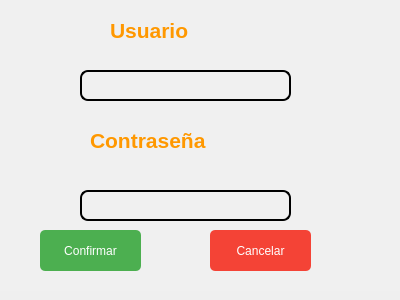
<?xml version="1.0" encoding="UTF-8"?>
<ui version="4.0">
 <class>LoginDialog</class>
 <widget class="QDialog" name="LoginDialog">
  <property name="geometry">
   <rect>
    <x>0</x>
    <y>0</y>
    <width>400</width>
    <height>300</height>
   </rect>
  </property>
  <property name="windowTitle">
   <string>Dialog</string>
  </property>
  <property name="styleSheet">
   <string notr="true">#centralWidget {
    background-image: url(:/images/fondo.jpg);
    background-repeat: no-repeat;
    background-position: center;
}
</string>
  </property>
  <widget class="QStackedWidget" name="stackedWidget">
   <property name="geometry">
    <rect>
     <x>0</x>
     <y>-10</y>
     <width>401</width>
     <height>301</height>
    </rect>
   </property>
   <property name="styleSheet">
    <string notr="true">background-color: #f0f0f0;
</string>
   </property>
   <property name="currentIndex">
    <number>1</number>
   </property>
   <widget class="QWidget" name="formulario">
    <widget class="QPushButton" name="btnIngresar">
     <property name="geometry">
      <rect>
       <x>100</x>
       <y>80</y>
       <width>211</width>
       <height>51</height>
      </rect>
     </property>
     <property name="font">
      <font>
       <family>Arial</family>
       <pointsize>20</pointsize>
       <italic>false</italic>
       <bold>true</bold>
      </font>
     </property>
     <property name="styleSheet">
      <string notr="true">background-color: #3498db;
color: white;
border: none;
border-radius: 8px;
padding: 8px;</string>
     </property>
     <property name="text">
      <string>Iniciar Sesion</string>
     </property>
    </widget>
    <widget class="QPushButton" name="btnRegistrar">
     <property name="geometry">
      <rect>
       <x>100</x>
       <y>160</y>
       <width>211</width>
       <height>51</height>
      </rect>
     </property>
     <property name="font">
      <font>
       <family>Arial</family>
       <pointsize>20</pointsize>
       <italic>false</italic>
       <bold>true</bold>
      </font>
     </property>
     <property name="styleSheet">
      <string notr="true">background-color: #3498db;
color: white;
border: none;
border-radius: 8px;
padding: 8px;
 </string>
     </property>
     <property name="text">
      <string>Registrar</string>
     </property>
    </widget>
   </widget>
   <widget class="QWidget" name="Inciciosesion">
    <widget class="QLabel" name="User">
     <property name="geometry">
      <rect>
       <x>110</x>
       <y>20</y>
       <width>151</width>
       <height>41</height>
      </rect>
     </property>
     <property name="font">
      <font>
       <family>Arial</family>
       <pointsize>16</pointsize>
       <bold>true</bold>
      </font>
     </property>
     <property name="styleSheet">
      <string notr="true">
QLabel {
    color: #FF9800;
}</string>
     </property>
     <property name="text">
      <string>Usuario</string>
     </property>
    </widget>
    <widget class="QLineEdit" name="txtUsuario">
     <property name="geometry">
      <rect>
       <x>80</x>
       <y>80</y>
       <width>211</width>
       <height>31</height>
      </rect>
     </property>
     <property name="styleSheet">
      <string notr="true">border-radius: 8px;
padding: 5px;
border: 2px solid black;</string>
     </property>
    </widget>
    <widget class="QLineEdit" name="txtPassword">
     <property name="geometry">
      <rect>
       <x>80</x>
       <y>200</y>
       <width>211</width>
       <height>31</height>
      </rect>
     </property>
     <property name="styleSheet">
      <string notr="true">border-radius: 8px;
padding: 5px;
border: 2px solid black;</string>
     </property>
    </widget>
    <widget class="QPushButton" name="btnConfirmar">
     <property name="geometry">
      <rect>
       <x>40</x>
       <y>240</y>
       <width>101</width>
       <height>41</height>
      </rect>
     </property>
     <property name="styleSheet">
      <string notr="true">QPushButton {
    background-color: #4CAF50;
    color: white;
    border-radius: 5px;
    padding: 5px 10px;
}
QPushButton:hover {
    background-color: #45a049;
}</string>
     </property>
     <property name="text">
      <string>Confirmar</string>
     </property>
    </widget>
    <widget class="QPushButton" name="btnCancelar">
     <property name="geometry">
      <rect>
       <x>210</x>
       <y>240</y>
       <width>101</width>
       <height>41</height>
      </rect>
     </property>
     <property name="styleSheet">
      <string notr="true">QPushButton {
    background-color: #f44336;
    color: white;
    border-radius: 5px;
    padding: 5px 10px;
}
QPushButton:hover {
    background-color: #da190b;
}</string>
     </property>
     <property name="text">
      <string>Cancelar</string>
     </property>
    </widget>
    <widget class="QLabel" name="Pass">
     <property name="geometry">
      <rect>
       <x>90</x>
       <y>130</y>
       <width>181</width>
       <height>41</height>
      </rect>
     </property>
     <property name="font">
      <font>
       <family>Arial</family>
       <pointsize>16</pointsize>
       <bold>true</bold>
      </font>
     </property>
     <property name="styleSheet">
      <string notr="true">
QLabel {
    color: #FF9800;
}</string>
     </property>
     <property name="text">
      <string>Contraseña</string>
     </property>
    </widget>
   </widget>
  </widget>
 </widget>
 <resources/>
 <connections/>
</ui>
